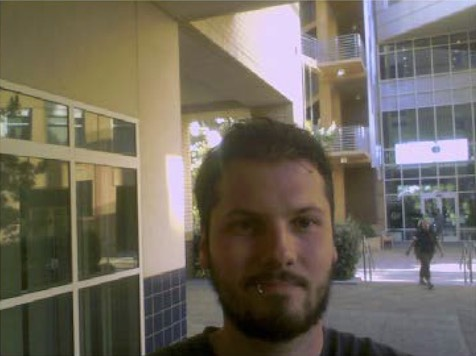
#> input picture src/TUTs/w4/2.cartoon/tst3.jpg, 476 x 356 px
$ python main.py   (older library calls are emulated)
#> lines starting #> are read from the running program, lines starting #| are printed output that depends on the picture; after the words box and inside, x2 and y2 are one past the last pixel; in counts of white or black regions, pixels touching at a corner belong together
#> further down, img is the input picture: shape (356, 476, 3); mean B, G, R 94.2, 106.1, 113
import cv2

# 任务: 把图片变得'卡通化' (模糊之后给部分边缘"加黑")

def cartoonize_image(img):
    # INSERT YOUR CODE HERE

    # 将图像转成灰度图
    gray_img = cv2.cvtColor(img, cv2.COLOR_BGR2GRAY);
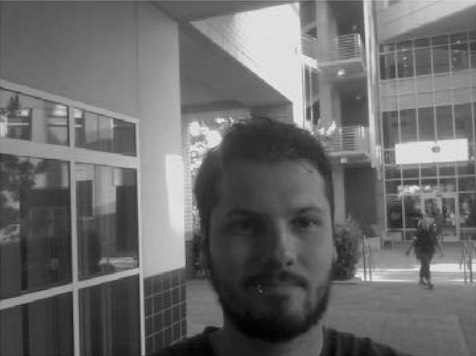
#> gray_img: shape (356, 476); min 1, max 239, mean 106.8
    # 应用均值滤波 平均模糊照片 (去噪点)
    gray_img = cv2.medianBlur(gray_img, 7)
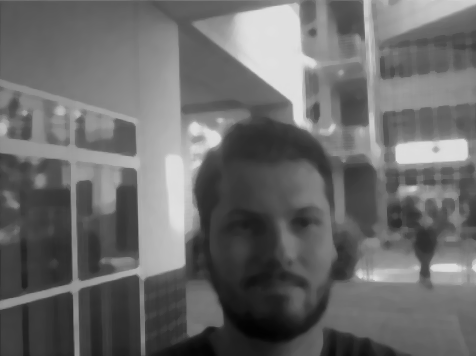
#> gray_img: shape (356, 476); min 2, max 225, mean 106.5

    # 使用'高斯二阶导'滤波, 一键给图片(进一步)去噪 & 查找边缘
    edges = cv2.Laplacian(gray_img, cv2.CV_8U, ksize=5)
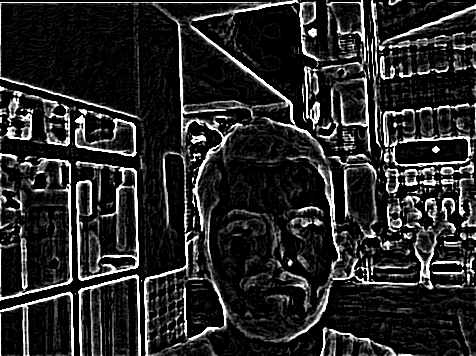
#> edges: shape (356, 476); min 0, max 255, mean 39.6
    # 精确化(细化)找到的'边缘' (非极值抑制)
    ret, mask = cv2.threshold(edges, 80, 255, cv2.THRESH_BINARY_INV)
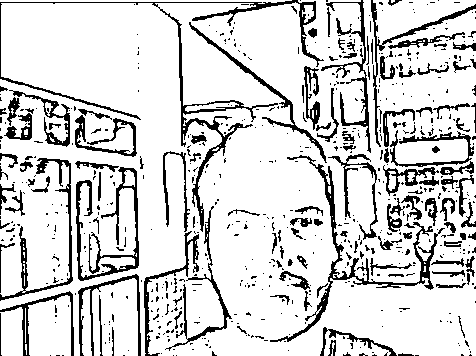
#> mask: shape (356, 476); 83.6% white; 638 black regions (509 under 20 px), largest, box (x1, y1, x2, y2) and area: (0, 0, 324, 232) 3114, (270, 155, 445, 342) 2053, (76, 167, 139, 281) 1644
    cv2.imshow('mask', mask) # 此时的 mask 就已经是'加粗'的边缘了


    sigma_color = 220
    sigma_space = 220
    size = 15

    # 使用BilateralFilter滤波器对原图进行处理 (效果: 保留图中'边缘'的同时, 模糊'内容区域')
    ## 这一步是将'原图'作为 'base底图', 简单模糊一下后准备 和 mask(加粗边缘图层)进行混合
    filtered_img = cv2.bilateralFilter(img, size, sigma_color, sigma_space)
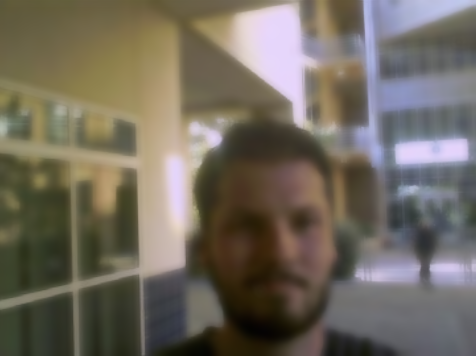
#> filtered_img: shape (356, 476, 3); mean B, G, R 94.1, 106, 112.9
    # cv2.imshow('filtered_img', filtered_img)

    # 利用cv2.bitwise_and()方法将 'base底图' 和 '加粗边缘图' 进行混合
    merged_img = cv2.bitwise_and(filtered_img, filtered_img, mask=mask)
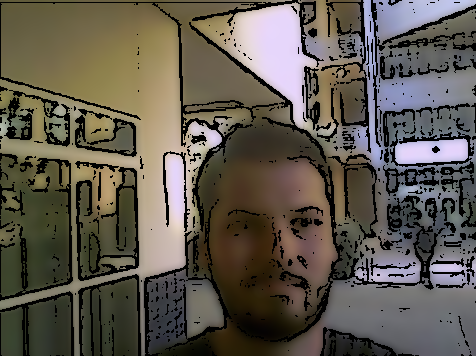
#> merged_img: shape (356, 476, 3); mean B, G, R 78.9, 89.2, 95.4

    return merged_img; # 返回最终'混合好'的图
    # pass


if __name__ == "__main__":
    img = cv2.imread("tst3.jpg")
    cartoon_img = img.copy()
    result = cartoonize_image(cartoon_img)
    cv2.imshow('original', img)
    cv2.imshow('cartoonized', result)
    cv2.waitKey(0)
